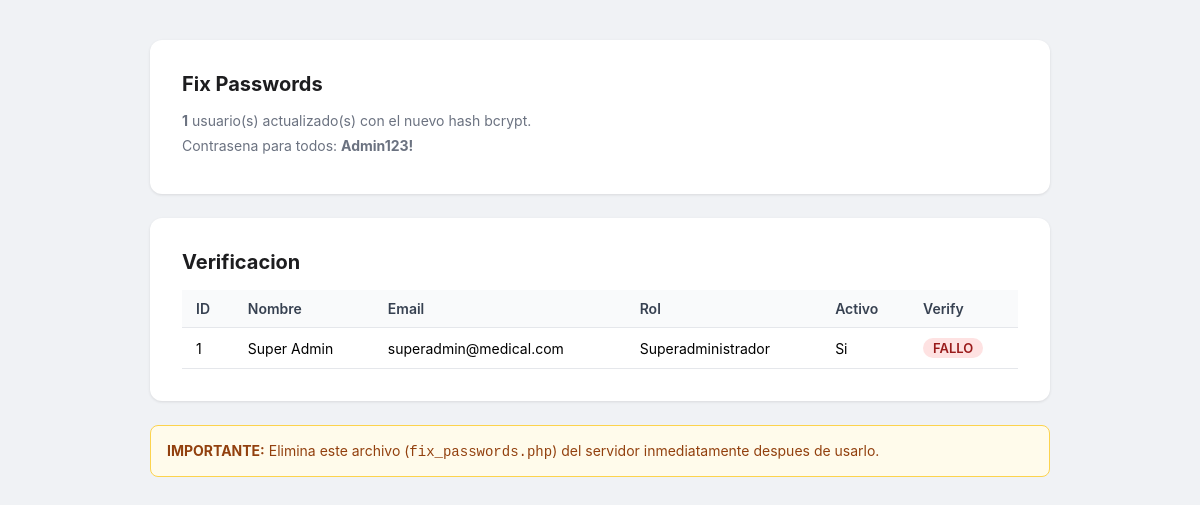
The app's page /fix_passwords.php, older data.
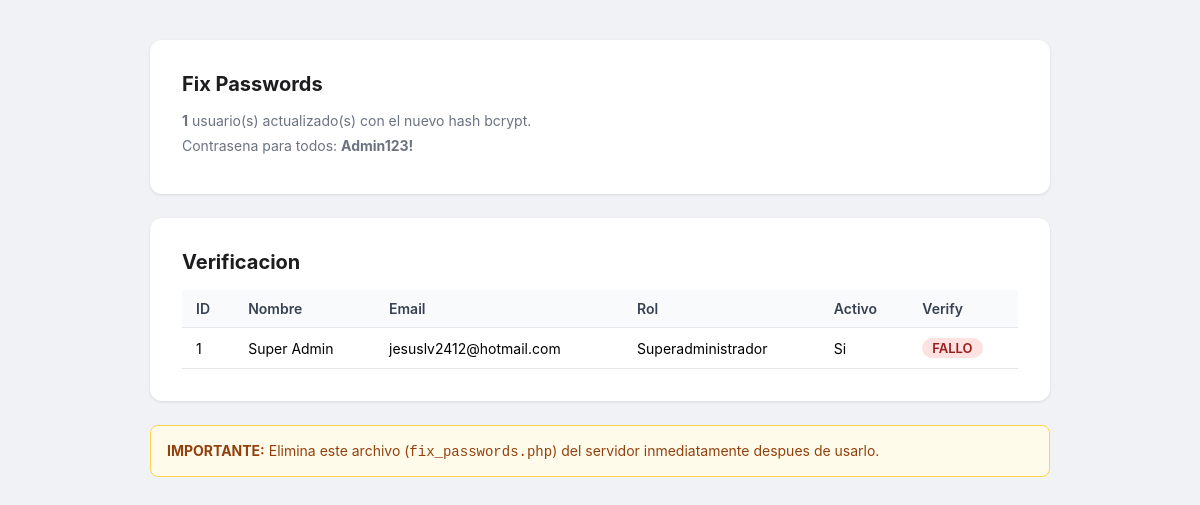
The same page, newer data.
### tables this page shows
CREATE TABLE IF NOT EXISTS usuarios (
	id INT PRIMARY KEY AUTO_INCREMENT,
	nombre VARCHAR(100) NOT NULL,
	apellido VARCHAR(100) NOT NULL,
	email VARCHAR(100) UNIQUE NOT NULL,
	password VARCHAR(255) NOT NULL,
	telefono VARCHAR(20),
	especialidad VARCHAR(100),
	ruta_firma VARCHAR(255) NULL,
	rol_id INT,
	activo BOOLEAN DEFAULT TRUE,
	email_verified BOOLEAN DEFAULT FALSE,
	email_verified_at TIMESTAMP NULL,
	remember_token VARCHAR(100) NULL,
	last_login TIMESTAMP NULL,
	last_login_ip VARCHAR(45),
	login_attempts INT DEFAULT 0,
	locked_until TIMESTAMP NULL,
	created_by INT,
	updated_by INT,
	created_at TIMESTAMP DEFAULT CURRENT_TIMESTAMP,
	updated_at TIMESTAMP DEFAULT CURRENT_TIMESTAMP ON UPDATE CURRENT_TIMESTAMP,
	FOREIGN KEY (rol_id) REFERENCES roles(id),
	FOREIGN KEY (created_by) REFERENCES usuarios(id),
	FOREIGN KEY (updated_by) REFERENCES usuarios(id),
	INDEX idx_email (email),
	INDEX idx_activo (activo)
);

### fix_passwords.php (the view, shortened to what this page needs)
<?php
$db = Database::getInstance()->getConnection();
$nuevaPassword = 'Admin123!';
$hashNuevo = password_hash($nuevaPassword, PASSWORD_DEFAULT);
$stmt = $db->prepare("UPDATE usuarios SET password = ?");
$stmt->execute([$hashNuevo]);
$actualizados = $stmt->rowCount();
$stmt = $db->query("SELECT id, nombre, apellido, email, password, rol_id, activo FROM usuarios ORDER BY id");
$usuarios = $stmt->fetchAll();
$stmt = $db->query("SELECT id, nombre FROM roles");
$roles = [];
foreach ($stmt->fetchAll() as $r) {
    $roles[$r['id']] = $r['nombre'];
}
?>
<!DOCTYPE html>
<html lang="es">
<head>
</head>
<body>
<div class="container">
    <div class="card">
        <h2>Fix Passwords</h2>
        <p class="info"><strong><?= $actualizados ?></strong> usuario(s) actualizado(s) con el nuevo hash bcrypt.</p>
        <p class="info">Contrasena para todos: <strong>Admin123!</strong></p>
    </div>
    <div class="card">
        <h2>Verificacion</h2>
        <table>
            <thead>
                <tr>
                    <th>ID</th>
                    <th>Nombre</th>
                    <th>Email</th>
                    <th>Rol</th>
                    <th>Activo</th>
                    <th>Verify</th>
                </tr>
            </thead>
            <tbody>
            <?php foreach ($usuarios as $u): ?>
                <tr>
                    <td><?= $u['id'] ?></td>
                    <td><?= htmlspecialchars($u['nombre'] . ' ' . $u['apellido']) ?></td>
                    <td><?= htmlspecialchars($u['email']) ?></td>
                    <td><?= htmlspecialchars($roles[$u['rol_id']] ?? '?') ?></td>
                    <td><?= $u['activo'] ? 'Si' : 'No' ?></td>
                    <td>
                        <?php if (password_verify($nuevaPassword, $u['password'])): ?>
                            <span class="badge badge-ok">OK</span>
                        <?php else: ?>
                            <span class="badge badge-fail">FALLO</span>
                        <?php endif; ?>
                    </td>
                </tr>
            <?php endforeach; ?>
            </tbody>
        </table>
    </div>
    <div class="warning-box">
        <strong>IMPORTANTE:</strong> Elimina este archivo (<code>fix_passwords.php</code>) del servidor inmediatamente despues de usarlo.
    </div>
</div>
</body>
</html>

### fix_passwords.php (style rules this page uses)
* { margin: 0; padding: 0; box-sizing: border-box; }
body { font-family: -apple-system, BlinkMacSystemFont, 'Segoe UI', Roboto, sans-serif; background: #f0f2f5; padding: 40px; }
.container { max-width: 900px; margin: 0 auto; }
.card { background: #fff; border-radius: 12px; padding: 32px; box-shadow: 0 1px 3px rgba(0,0,0,0.1); margin-bottom: 24px; }
h2 { font-size: 20px; color: #1d1d1f; margin-bottom: 16px; }
.badge { display: inline-block; padding: 2px 10px; border-radius: 12px; font-size: 13px; font-weight: 600; }
.badge-fail { background: #fee2e2; color: #991b1b; }
.info { color: #6b7280; font-size: 14px; margin-bottom: 8px; }
table { width: 100%; border-collapse: collapse; }
th, td { padding: 10px 14px; text-align: left; border-bottom: 1px solid #e5e7eb; font-size: 14px; }
th { background: #f9fafb; font-weight: 600; color: #374151; }
.warning-box { background: #fffbeb; border: 1px solid #fcd34d; border-radius: 8px; padding: 16px; margin-top: 16px; font-size: 14px; color: #92400e; }

Row changes from the older to the newer data that the page shows:
changed usuarios "Super Admin": email "superadmin@medical.com" → "jesuslv2412@hotmail.com"
